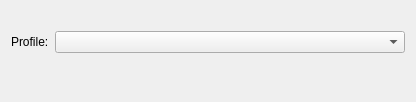
<?xml version="1.0" encoding="utf-8"?>
<ui version="4.0">
 <author>
    SPDX-FileCopyrightText: none
    SPDX-License-Identifier: GPL-3.0-or-later
  </author>
 <class>WdgDlgPngImport</class>
 <widget class="QWidget" name="WdgDlgPngImport">
  <property name="geometry">
   <rect>
    <x>0</x>
    <y>0</y>
    <width>408</width>
    <height>102</height>
   </rect>
  </property>
  <layout class="QGridLayout" name="gridLayout">
   <item column="0" row="1">
    <widget class="QLabel" name="lblProfiles">
     <property name="text">
      <string comment="Label of ICC Color Profile in PNG import dialogue">Profile:</string>
     </property>
     <property name="buddy">
      <cstring>cmbProfile</cstring>
     </property>
    </widget>
   </item>
   <item column="1" row="1">
    <widget class="QComboBox" name="cmbProfile">
     <property name="sizePolicy">
      <sizepolicy hsizetype="Expanding" vsizetype="Fixed">
       <horstretch>0</horstretch>
       <verstretch>0</verstretch>
      </sizepolicy>
     </property>
     <property name="minimumSize">
      <size>
       <width>350</width>
       <height>0</height>
      </size>
     </property>
    </widget>
   </item>
   <item colspan="2" column="0" row="0">
    <widget class="QLabel" name="lblFilename">
     <property name="text">
      <string/>
     </property>
    </widget>
   </item>
   <item column="1" row="2">
    <spacer name="verticalSpacer">
     <property name="orientation">
      <enum>Qt::Vertical</enum>
     </property>
     <property name="sizeHint" stdset="0">
      <size>
       <width>20</width>
       <height>40</height>
      </size>
     </property>
    </spacer>
   </item>
  </layout>
 </widget>
 <resources/>
 <connections/>
</ui>
